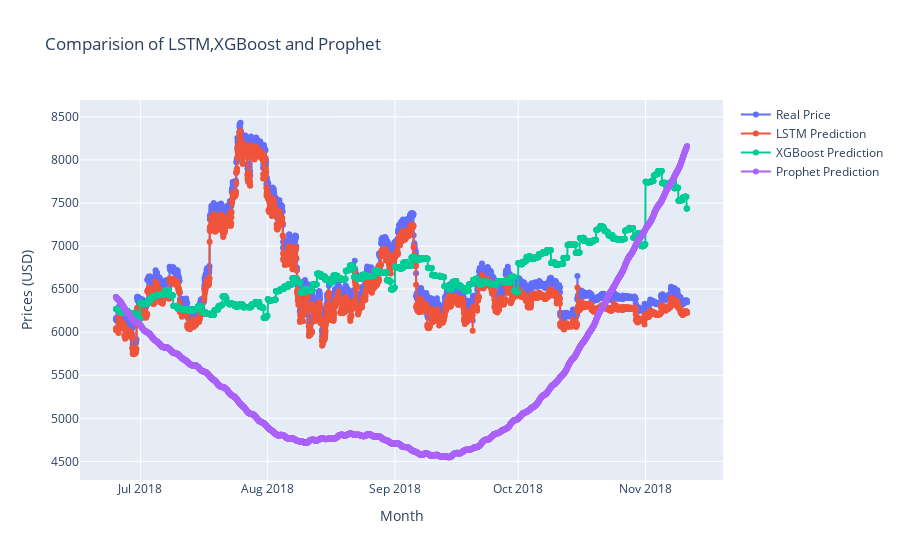

The notebook cell this image was saved under:
### Markdown cell above
**LSTM , XGBoost and Prophet - How good are they ?**

Here lets visualize and compare the predictive results of LSTM, XGBoost and Prophet in a single plot,

### Code cell
# Create traces
trace0 = go.Scatter(
    x = final_data['Timestamp'],
    y = final_data['Weighted_Price'],
    mode = 'lines+markers',
    name = 'Real Price'
)
trace1 = go.Scatter(
    x = final_data['Timestamp'],
    y = final_data['lstm'],
    mode = 'lines+markers',
    name = 'LSTM Prediction'
)
trace2 = go.Scatter(
    x = final_data['Timestamp'],
    y = final_data['xgboost'],
    mode = 'lines+markers',
    name = 'XGBoost Prediction'
)
trace3 = go.Scatter(
    x = final_data['Timestamp'],
    y = final_data['prophet'],
    mode = 'lines+markers',
    name = 'Prophet Prediction'
)

# Edit the layout
layout = dict(title = 'Comparision of LSTM,XGBoost and Prophet',
              xaxis = dict(title = 'Month'),
              yaxis = dict(title = 'Prices (USD)'),
              )

data = [trace0, trace1, trace2, trace3]
fig = dict(data=data, layout=layout)
iplot(fig, filename='styled-line')

### Figure 1 — Plotly figure (JSON) as saved in the notebook; plotly's stock layout.template omitted (floating-point values rounded to 4 significant figures; data arrays with more than 128 entries replaced by an {"elided": "..."} marker saying what was removed)
{"data": [{"mode": "lines+markers", "name": "Real Price", "type": "scatter", "x": {"elided": "3579 str values"}, "y": {"elided": "3579 float values"}}, {"mode": "lines+markers", "name": "LSTM Prediction", "type": "scatter", "x": {"elided": "3579 str values"}, "y": {"elided": "3579 float values"}}, {"mode": "lines+markers", "name": "XGBoost Prediction", "type": "scatter", "x": {"elided": "3579 str values"}, "y": {"elided": "3579 float values"}}, {"mode": "lines+markers", "name": "Prophet Prediction", "type": "scatter", "x": {"elided": "3579 str values"}, "y": {"elided": "3579 float values"}}], "layout": {"title": {"text": "Comparision of LSTM,XGBoost and Prophet"}, "xaxis": {"title": {"text": "Month"}}, "yaxis": {"title": {"text": "Prices (USD)"}}}}
